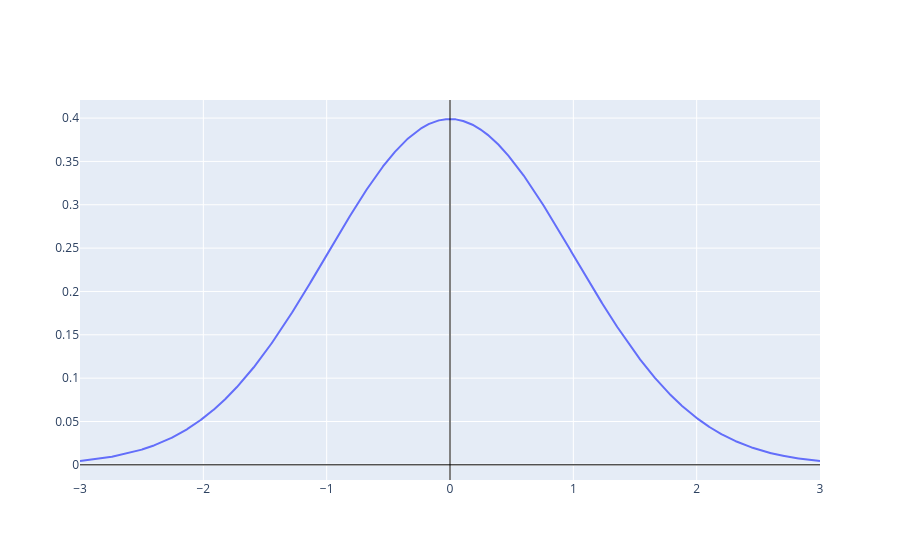

The cell this chart's notebook holds for it:
### Markdown cell above
<center>

**Testing/Playground Below** 

<small><em>
(always wrap with `if __name__ == '__main__' and '__file__' not in globals():`)
</em></small>

</center>

### Code cell
if __name__ == '__main__' and '__file__' not in globals():
  std_normal = _gaussian(0.0, 1.0)
  print(_integrate(std_normal, [(-1024, 1024)]))
  print(_is_pdf(std_normal))
  _plot_function(std_normal, (-3, 3))

### Figure 1 — Plotly figure (JSON) as saved in the notebook; plotly's stock layout.template omitted (floating-point values rounded to 4 significant figures; data arrays with more than 128 entries replaced by an {"elided": "..."} marker saying what was removed)
{"data": [{"mode": "lines", "type": "scatter", "x": {"elided": "4097 float values"}, "y": {"elided": "4097 float values"}}], "layout": {"shapes": [{"line": {"color": "black", "width": 1}, "type": "line", "x0": 0, "x1": 1, "xref": "x domain", "y0": 0, "y1": 0, "yref": "y"}, {"line": {"color": "black", "width": 1}, "type": "line", "x0": 0, "x1": 0, "xref": "x", "y0": 0, "y1": 1, "yref": "y domain"}]}}
